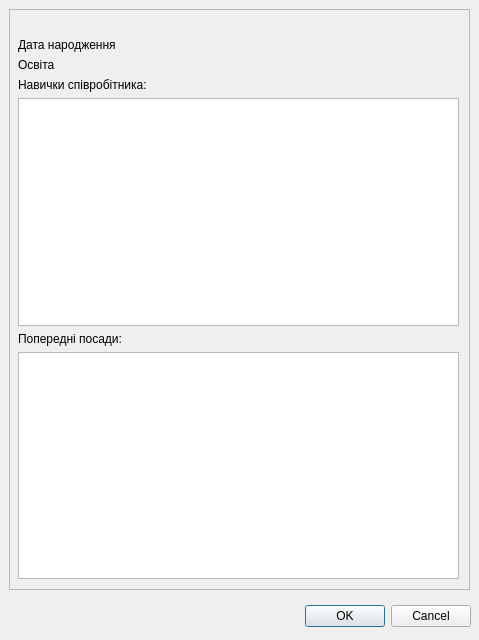
<?xml version="1.0" encoding="UTF-8"?>
<ui version="4.0">
 <class>Dialog_showStaffProfile</class>
 <widget class="QDialog" name="Dialog_showStaffProfile">
  <property name="geometry">
   <rect>
    <x>0</x>
    <y>0</y>
    <width>479</width>
    <height>640</height>
   </rect>
  </property>
  <property name="sizePolicy">
   <sizepolicy hsizetype="Fixed" vsizetype="Fixed">
    <horstretch>0</horstretch>
    <verstretch>0</verstretch>
   </sizepolicy>
  </property>
  <property name="windowTitle">
   <string>Анкета фіз. особи</string>
  </property>
  <property name="modal">
   <bool>true</bool>
  </property>
  <widget class="QDialogButtonBox" name="buttonBox">
   <property name="geometry">
    <rect>
     <x>10</x>
     <y>600</y>
     <width>461</width>
     <height>32</height>
    </rect>
   </property>
   <property name="orientation">
    <enum>Qt::Horizontal</enum>
   </property>
   <property name="standardButtons">
    <set>QDialogButtonBox::Cancel|QDialogButtonBox::Ok</set>
   </property>
  </widget>
  <widget class="QFrame" name="frame">
   <property name="geometry">
    <rect>
     <x>9</x>
     <y>9</y>
     <width>461</width>
     <height>581</height>
    </rect>
   </property>
   <property name="frameShape">
    <enum>QFrame::StyledPanel</enum>
   </property>
   <property name="frameShadow">
    <enum>QFrame::Raised</enum>
   </property>
   <widget class="QWidget" name="verticalLayoutWidget">
    <property name="geometry">
     <rect>
      <x>9</x>
      <y>9</y>
      <width>441</width>
      <height>561</height>
     </rect>
    </property>
    <layout class="QVBoxLayout" name="verticalLayout">
     <item>
      <widget class="QLabel" name="staffNameSurname">
       <property name="text">
        <string/>
       </property>
       <property name="alignment">
        <set>Qt::AlignCenter</set>
       </property>
      </widget>
     </item>
     <item>
      <layout class="QGridLayout" name="gridLayout">
       <item row="1" column="1">
        <widget class="QLabel" name="staffEdu">
         <property name="text">
          <string/>
         </property>
        </widget>
       </item>
       <item row="1" column="0">
        <widget class="QLabel" name="label">
         <property name="text">
          <string>Освіта</string>
         </property>
        </widget>
       </item>
       <item row="0" column="0">
        <widget class="QLabel" name="label_2">
         <property name="text">
          <string>Дата народження</string>
         </property>
        </widget>
       </item>
       <item row="0" column="1">
        <widget class="QLabel" name="staffAge">
         <property name="text">
          <string/>
         </property>
        </widget>
       </item>
      </layout>
     </item>
     <item>
      <widget class="QLabel" name="label_4">
       <property name="text">
        <string>Навички співробітника:</string>
       </property>
      </widget>
     </item>
     <item>
      <widget class="QTableView" name="skillsTable"/>
     </item>
     <item>
      <widget class="QLabel" name="label_3">
       <property name="text">
        <string>Попередні посади:</string>
       </property>
      </widget>
     </item>
     <item>
      <widget class="QTableView" name="workHistoryTable"/>
     </item>
    </layout>
   </widget>
  </widget>
 </widget>
 <resources/>
 <connections>
  <connection>
   <sender>buttonBox</sender>
   <signal>accepted()</signal>
   <receiver>Dialog_showStaffProfile</receiver>
   <slot>accept()</slot>
   <hints>
    <hint type="sourcelabel">
     <x>248</x>
     <y>254</y>
    </hint>
    <hint type="destinationlabel">
     <x>157</x>
     <y>274</y>
    </hint>
   </hints>
  </connection>
  <connection>
   <sender>buttonBox</sender>
   <signal>rejected()</signal>
   <receiver>Dialog_showStaffProfile</receiver>
   <slot>reject()</slot>
   <hints>
    <hint type="sourcelabel">
     <x>316</x>
     <y>260</y>
    </hint>
    <hint type="destinationlabel">
     <x>286</x>
     <y>274</y>
    </hint>
   </hints>
  </connection>
 </connections>
</ui>
